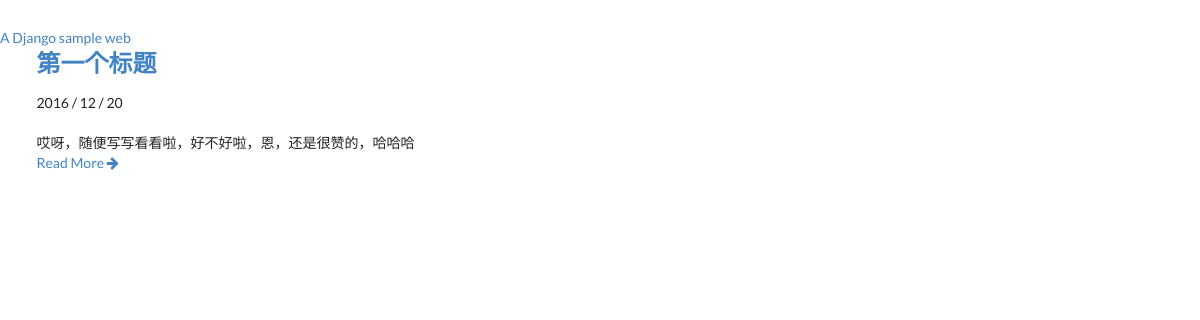
Page /home/ on the earlier database version.
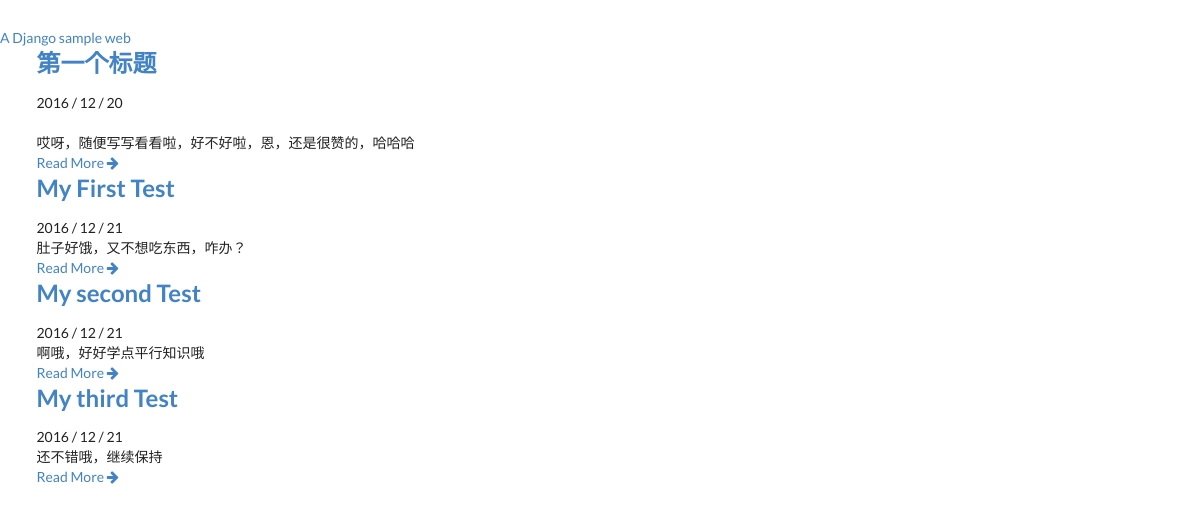
Same page on the later database version.
### mysite/models.py (models this page shows, shortened)
class Post(models.Model):
    title = models.CharField(max_length=100)  #字符串类型,长度不超过100
    content = models.TextField(blank=True)    #文本内容类型,非必填栏(表单验证时使用)
    photo = models.URLField(blank=True)       #链接类型,非必填栏
    location = models.CharField(max_length=100) #字符串类型,长度不超过100
    created_at = models.DateTimeField(auto_now_add=True) #时间类型,auto_now_add = True表示新增的时间

### mysite/views.py (the view)
# urls.py: url(r'^home/',home), #匹配到home主页
def home(request):
    post_list = Post.objects.all()
    return render(request,'home.html',{'post_list': post_list},)

### templates/home.html (shortened to what this page needs)
{% load staticfiles %}
<!DOCTYPE html>
<html>
<head>
    <link href="http://maxcdn.bootstrapcdn.com/font-awesome/4.2.0/css/font-awesome.min.css" rel="stylesheet" type="text/css">
    <link href="https://djangogirlstaipei.github.io/assets/css/style.css" rel="stylesheet" type="text/css">
    <link rel="stylesheet" type="text/css" href="{% static 'lib/semantic.min.css' %}">
</head>
<body>
    <div class="header">
        <h1 class="site-title text-center"></h1>
        <a href="/">A Django sample web</a>
    </div>
    <div class="ui container">
        {% for post in post_list %}
            <div class="post-wrapper">
                <div class="post">
                    <div class="post-heading">
                        <h2 class="title">
                            <a href="{% url 'post_detail' pk=post.pk %}">{{ post.title }}</a>
                        </h2>
                        <div class="date">{{ post.created_at|date:"Y / m / d" }}</div>
                    </div>
                    {% if post.photo %}
                        <div class="thumbnail">
                        </div>
                    {% else %}
                        <div class="thumbnail thumbnail-default"></div>
                    {% endif %}
                    <div class="post-content read-more-block">
                        {{ post.content }}
                    </div>
                    <div class="post-footer">
                        <a class="read-more" href="{% url 'post_detail' pk=post.pk %}">
                            Read More <i class="fa fa-arrow-right"></i>
                        </a>
                    </div>
                </div>
            </div>
        {% endfor %}
    </div>
</body>
</html>

Differences in the rows shown:
added Post: title "My First Test", created_at "2016 / 12 / 21", content "肚子好饿，又不想吃东西，咋办？"
added Post: title "My second Test", created_at "2016 / 12 / 21", content "啊哦，好好学点平行知识哦"
added Post: title "My third Test", created_at "2016 / 12 / 21", content "还不错哦，继续保持"
